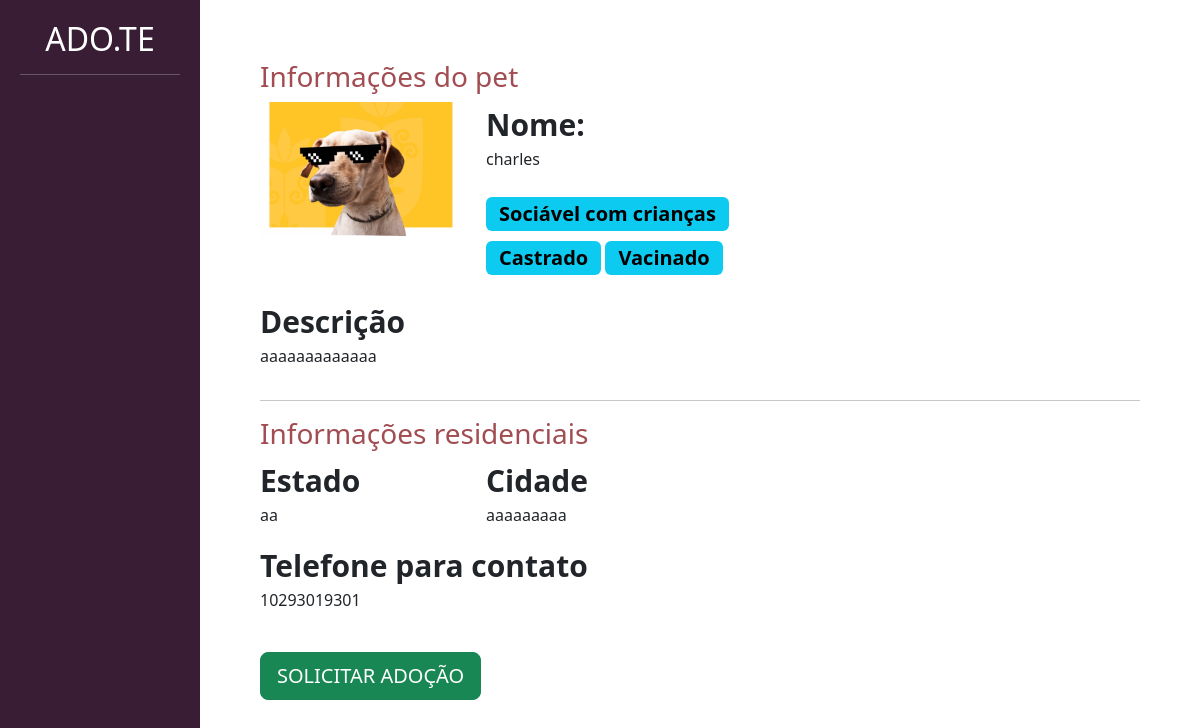
The app's page /divulgar/ver_pet/3 (signed in) with its own data.
### divulgar/models.py (models this page shows, shortened)
class Pet(models.Model):
    choices_status = (("P", "Para adoção"), ("A", "Adotado"))
    usuario = models.ForeignKey(User, on_delete = models.DO_NOTHING)
    nome = models.CharField(max_length= 100)
    descricao = models.TextField()
    estado = models.CharField(max_length= 50)
    cidade = models.CharField(max_length=50)
    telefone = models.CharField(max_length=14)
    raca = models.ForeignKey(Raca, on_delete=models.DO_NOTHING)
    tags = models.ManyToManyField(tag)
    status = models.CharField(max_length=1, choices=choices_status, default= 'P')
    foto = models.ImageField(upload_to="fotos_pets")

class tag(models.Model):
    tag = models.CharField(max_length= 100)
    def __str__(self):
        return self.tag

### divulgar/views.py (the view)
# urls.py: path('ver_pet/<int:id>', views.ver_pet, name="ver_pet"),
@login_required
def ver_pet(request, id):
    if request.method == "GET":
        pet = Pet.objects.get(id = id)
        return render(request, "ver_pet.html", {"pet": pet})

### divulgar/templates/ver_pet.html (shortened to what this page needs)
{% load static %}
<!doctype html>
<html lang="pt-BR">
    <head>
    <link href="https://cdn.jsdelivr.net/npm/bootstrap@5.3.0-alpha1/dist/css/bootstrap.min.css" rel="stylesheet">
    <link href="{% static 'usuarios/css/cadastro.css' %}" rel="stylesheet">
    <link href="{% static 'divulgar/css/novo_pet.css' %}" rel="stylesheet">
    <link href="{% static 'divulgar/css/seus_pets.css' %}" rel="stylesheet">
    <link href="{% static 'adotar/css/listar_pets.css' %}" rel="stylesheet">
    </head>
    <body>
        <div class="container-fluid">
            <div class="row">
                <div class="col-md-2 bg-side-plataforma sidebar">
                    <h2>ADO.TE</h2>
                    <hr>
                </div>
                <div style="padding:60px" class="col-md">
                    <h3 class="font-vinho">Informações do pet</h3>
                    <div class="row">
                        <div class="col-md-3">
                            <img width="100%" src="{{pet.foto.url}}">
                        </div>
                        <div class="col-md-9">
                            <span class="span-bold">Nome:</span>
                            <p>{{pet.nome}}</p>
                            <div style="width:40%">
                                {% for tag in pet.tags.all %}
                                <span class="badge text-bg-info badge-lg">{{tag}}</span>
                                {% endfor %}
                            </div>
                        </div>
                    </div>
                    <br>
                    <div class="row">
                        <div class="col-md-5">
                            <span class="span-bold">Descrição</span>
                            <p>{{pet.descricao}}</p>
                        </div>
                        <div class="col-md-7">
                        </div>
                    </div>
                    <hr>
                    <div class="row">
                        <h3 class="font-vinho">Informações residenciais</h3>
                        <div class="col-md">
                            <div class="row">
                                <div class="col-md">
                                    <span class="span-bold">Estado</span>
                                    <p>{{pet.estado}}</p>
                                </div>
                                <div class="col-md">
                                    <span class="span-bold">Cidade</span>
                                    <p>{{pet.cidade}}</p>
                                </div>
                            </div>
                            <span class="span-bold">Telefone para contato</span>
                            <p>{{pet.telefone}}</p>
                            <br>
                            <a href="{% url 'pedido_adocao' pet.id %}" class="btn btn-success btn-lg">SOLICITAR ADOÇÃO</a>
                        </div>
                        <div class="col-md">
                        </div>
                    </div>
                </div>
            </div>
        </div>
    </body>
</html>

### templates/static/divulgar/css/novo_pet.css (style rules this page uses)
.sidebar { text-align: center; padding: 20px; }
.font-vinho { color: #A24D52; }

### templates/static/adotar/css/listar_pets.css (style rules this page uses)
.span-bold { font-weight: bold; font-size: 30px; }
.badge-lg { font-size: 20px; margin-top: 10px; }
.bg-side-plataforma { background-color: #391D34; color: white; }

### records on screen
Pet: foto (picture), nome "charles", descricao "aaaaaaaaaaaaa", estado "aa", cidade "aaaaaaaaa", telefone "10293019301"
tag: tag "Sociável com crianças"
tag: tag "Castrado"
tag: tag "Vacinado"
